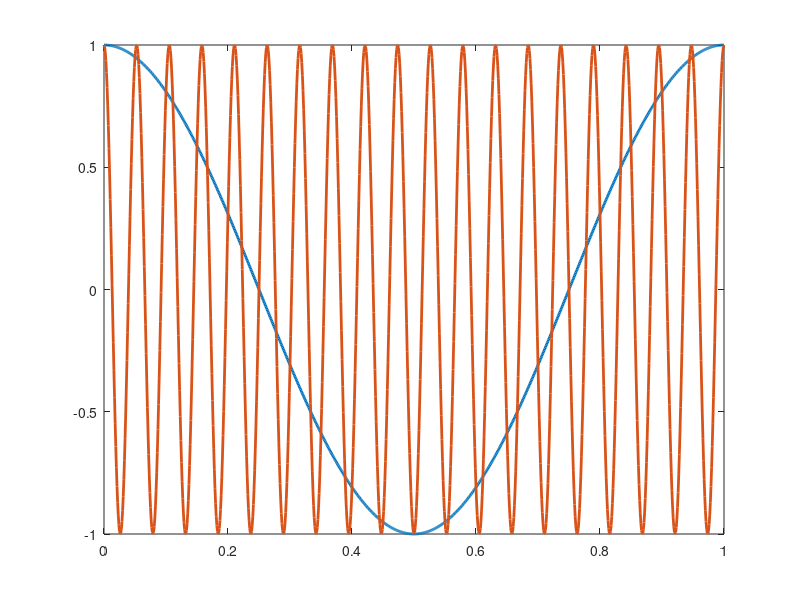

Here is the MATLAB script that generated this plot: (Note: this script raises an error after producing the figure.)
clc;clear;close all;
x=(0:0.001:1);
y1=cos(2*pi*x);
y2=cos(2*pi*19*x);
line_y1=plot(x,y1,"LineWidth",2);
hold on;
line_y2=plot(x,y2,"LineWidth",2);
line_y2.Marker="o";
line_y2.MarkerIndices=(1:50:length(y2));
copygraphics(gcf,"ContentType","image","Resolution",100);
